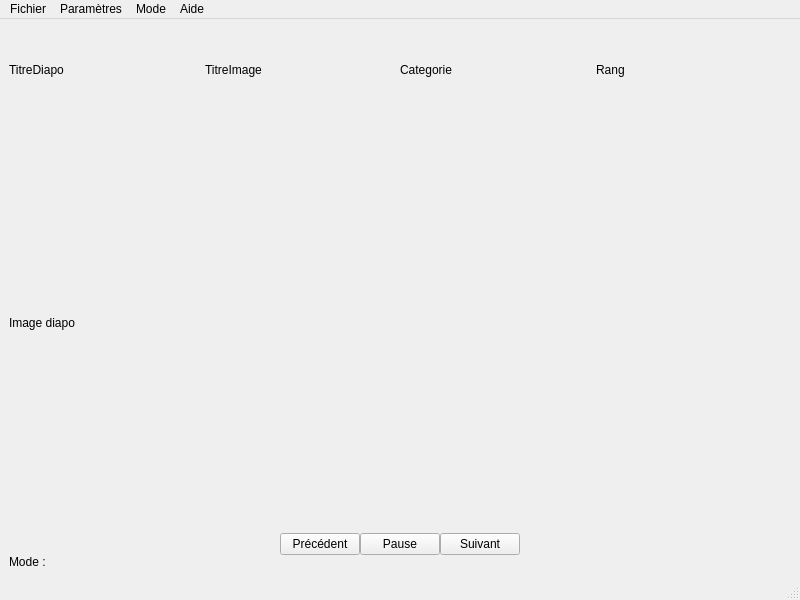
<?xml version="1.0" encoding="UTF-8"?>
<ui version="4.0">
 <class>lecteurVue</class>
 <widget class="QMainWindow" name="lecteurVue">
  <property name="geometry">
   <rect>
    <x>0</x>
    <y>0</y>
    <width>800</width>
    <height>600</height>
   </rect>
  </property>
  <property name="windowTitle">
   <string>lecteurVue</string>
  </property>
  <widget class="QWidget" name="centralwidget">
   <layout class="QHBoxLayout" name="horizontalLayout">
    <item>
     <layout class="QVBoxLayout" name="verticalLayout" stretch="1,5,1,0">
      <property name="spacing">
       <number>0</number>
      </property>
      <item>
       <layout class="QHBoxLayout" name="horizontalLayout_3">
        <item>
         <widget class="QLabel" name="titreDiapo">
          <property name="text">
           <string>TitreDiapo</string>
          </property>
         </widget>
        </item>
        <item>
         <widget class="QLabel" name="titreImage">
          <property name="text">
           <string>TitreImage</string>
          </property>
         </widget>
        </item>
        <item>
         <widget class="QLabel" name="categorieImage">
          <property name="text">
           <string>Categorie</string>
          </property>
         </widget>
        </item>
        <item>
         <widget class="QLabel" name="rangImage">
          <property name="text">
           <string>Rang</string>
          </property>
         </widget>
        </item>
       </layout>
      </item>
      <item>
       <widget class="QLabel" name="imageDiapo">
        <property name="text">
         <string>Image diapo</string>
        </property>
       </widget>
      </item>
      <item>
       <layout class="QHBoxLayout" name="horizontalLayout_4">
        <item>
         <spacer name="horizontalSpacer">
          <property name="orientation">
           <enum>Qt::Horizontal</enum>
          </property>
          <property name="sizeHint" stdset="0">
           <size>
            <width>40</width>
            <height>20</height>
           </size>
          </property>
         </spacer>
        </item>
        <item>
         <widget class="QPushButton" name="bPrecedent">
          <property name="text">
           <string>Précédent</string>
          </property>
         </widget>
        </item>
        <item>
         <widget class="QPushButton" name="bPause">
          <property name="text">
           <string>Pause</string>
          </property>
         </widget>
        </item>
        <item>
         <widget class="QPushButton" name="bSuivant">
          <property name="text">
           <string>Suivant</string>
          </property>
         </widget>
        </item>
        <item>
         <spacer name="horizontalSpacer_2">
          <property name="orientation">
           <enum>Qt::Horizontal</enum>
          </property>
          <property name="sizeHint" stdset="0">
           <size>
            <width>40</width>
            <height>20</height>
           </size>
          </property>
         </spacer>
        </item>
       </layout>
      </item>
      <item>
       <layout class="QVBoxLayout" name="verticalLayout_2">
        <item>
         <widget class="QLabel" name="mode">
          <property name="text">
           <string>Mode :</string>
          </property>
         </widget>
        </item>
       </layout>
      </item>
     </layout>
    </item>
   </layout>
  </widget>
  <widget class="QMenuBar" name="menubar">
   <property name="geometry">
    <rect>
     <x>0</x>
     <y>0</y>
     <width>800</width>
     <height>26</height>
    </rect>
   </property>
   <widget class="QMenu" name="menuFichier">
    <property name="title">
     <string>Fichier</string>
    </property>
    <addaction name="actionChargerDiapo"/>
    <addaction name="actionQuitter"/>
   </widget>
   <widget class="QMenu" name="menuParam_tres">
    <property name="title">
     <string>Paramètres</string>
    </property>
    <addaction name="actionVitesseDefilement"/>
    <addaction name="actionEnleverDiapo"/>
   </widget>
   <widget class="QMenu" name="menuAide">
    <property name="title">
     <string>Aide</string>
    </property>
    <addaction name="actionAPropos"/>
   </widget>
   <widget class="QMenu" name="menuMode">
    <property name="title">
     <string>Mode</string>
    </property>
    <addaction name="actionAutomatique"/>
    <addaction name="actionManuel"/>
   </widget>
   <addaction name="menuFichier"/>
   <addaction name="menuParam_tres"/>
   <addaction name="menuMode"/>
   <addaction name="menuAide"/>
  </widget>
  <widget class="QStatusBar" name="statusbar"/>
  <action name="actionQuitter">
   <property name="text">
    <string>Quitter</string>
   </property>
  </action>
  <action name="actionVitesseDefilement">
   <property name="text">
    <string>Vitesse de défilement</string>
   </property>
  </action>
  <action name="actionChargerDiapo">
   <property name="text">
    <string>Charger diaporama</string>
   </property>
  </action>
  <action name="actionEnleverDiapo">
   <property name="text">
    <string>Enlever diaporama</string>
   </property>
  </action>
  <action name="actionAPropos">
   <property name="text">
    <string>A propos</string>
   </property>
  </action>
  <action name="actionAutomatique">
   <property name="checkable">
    <bool>false</bool>
   </property>
   <property name="checked">
    <bool>false</bool>
   </property>
   <property name="enabled">
    <bool>true</bool>
   </property>
   <property name="text">
    <string>Automatique</string>
   </property>
  </action>
  <action name="actionManuel">
   <property name="text">
    <string>Manuel</string>
   </property>
  </action>
 </widget>
 <resources/>
 <connections/>
</ui>
